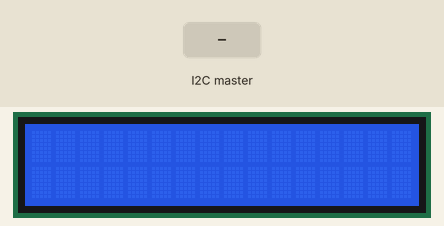
Simulated run of this sketch. Board: Arduino Uno, built with avr-gcc and run on an emulated ATmega328P. Shown: 16×2 character LCD. The inputs (shaded band) are chosen by the test bench.

Above: at 1.2 s.
1.3 s: the I2C master sends the byte 1
3.6 s: the I2C master sends the byte 2
5.8 s: the I2C master sends the byte 90
At 6.9 s:
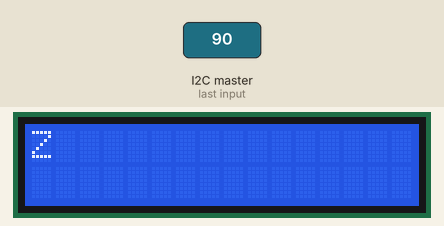
7.9 s: the I2C master sends the byte 200
At 9.4 s:
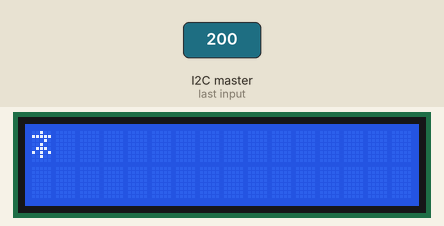
10.0 s: the I2C master sends the byte 0
At 11.9 s:
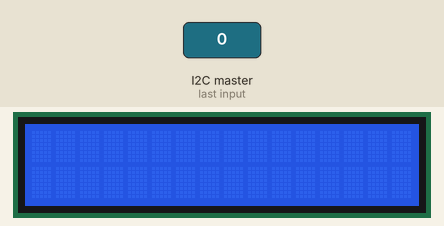
Timing chart, 0 to 13.1 s (numbered marks = the images above; inputs shaded):
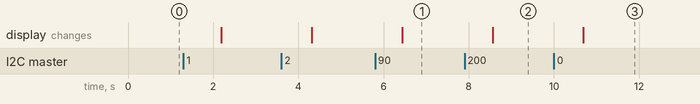

Measured:
- after the input at 5.8 s, the display: changes after 0.64 s (image 1)
- after the input at 7.9 s, the display: changes after 0.66 s (image 2)
- after the input at 10.0 s, the display: changes after 0.69 s (image 3)

The sketch:

i2c_slave.ino
```cpp
#include <Wire.h>
#include <LiquidCrystal.h>
LiquidCrystal lcd(0,1,2,3,4,5);

char buff[50];
int a=0;

void setup() {
  // put your setup code here, to run once:
  Wire.begin(8);
  Wire.onRequest(requestEvent);
  Wire.onReceive(receiveEvent);
}

void loop() {
  // put your main code here, to run repeatedly:
  a=0;
  lcd.begin(16,2);
  lcd.setCursor(0,0);
  lcd.print(buff);
  delay(1000);
}

void receiveEvent(int howMany) {
  while(Wire.available()) {
    buff[a++]=Wire.read();
  }
}
void requestEvent() {
  Wire.write('A');
}
```
